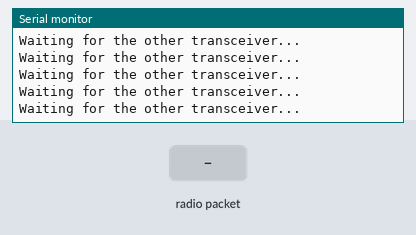
Simulated run of this sketch. Board: Arduino Uno, built with avr-gcc and run on an emulated ATmega328P. Parts: the last lines printed to the serial monitor. The test bench sets the inputs (shaded band). No radio packets arrive unless stated.

Above: at 2.0 s.
2.1 s: radio packet "1" arrives
At 2.81 s:
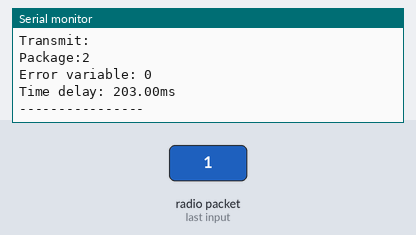
4.1 s: radio packet "0" arrives
At 4.43 s:
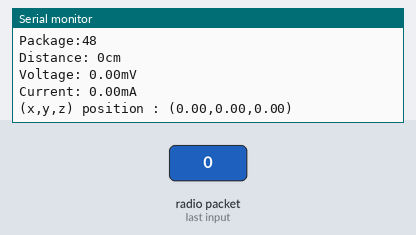
5.7 s: radio packet "2" arrives
7.2 s: radio packet "1" arrives
Timing chart, 0 to 10.2 s (numbered marks = the images above; inputs shaded):
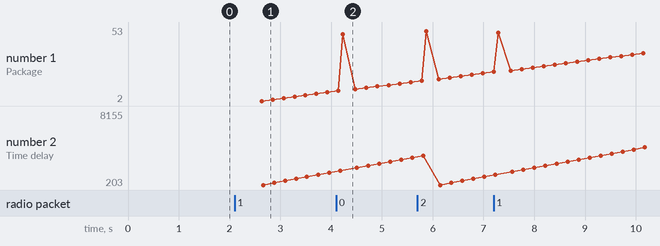

Measured:
- after the input at 2.1 s, the serial monitor: prints a new line after 0.52 s (image 1)
- after the input at 4.1 s, the serial monitor: prints a new line after 0.12 s (image 2)
- plotted number 2: 1499 → 3138 after the input at 4.1 s, 3138 → 1069 after the input at 5.7 s

The sketch:

Integrated_WirelessSensor_receiver_20220707.ino
```cpp
#include <SPI.h>
#include "RF24.h"

RF24 myRadio (7, 8);
byte addresses[][6] = {"0"};
int lossCount;
int id_old = 0;
float timeVar = 0;
float delayMax = 20000;
int errorVar = 0;
int resetVar = 0;
int startVar = 0;

struct package {
  int id = 1;
  int distance;
  float x;
  float y;
  float z;
  float current;
  float voltage;
};


typedef struct package Package;
Package dataReceive;
Package dataTransmit;

void setup() {
  Serial.begin(9600);
  delay(1000);

  myRadio.begin();
  myRadio.setChannel(115);
  myRadio.setPALevel(RF24_PA_MIN);
  myRadio.setDataRate( RF24_250KBPS );

  myRadio.openReadingPipe(1, addresses[0]);
  myRadio.startListening();

  while (startVar == 0) {
  Serial.println("Waiting for the other transceiver...");
  if ( myRadio.available()) {
    while (myRadio.available()){
      myRadio.read( &dataReceive, sizeof(dataReceive) );
    startVar = 1;
    }
  }
    delay(200);
  myRadio.stopListening();
  myRadio.openWritingPipe(addresses[0]);
  myRadio.write(&dataTransmit, sizeof(dataTransmit));
  myRadio.openReadingPipe(1, addresses[0]);
  myRadio.startListening();
  }

}


void loop() {
  if ( myRadio.available()) {
    while (myRadio.available()){
      myRadio.read( &dataReceive, sizeof(dataReceive) );
    }
    Serial.println("Recieve: ");
    Serial.print("Package:");
    Serial.print(dataReceive.id);
    Serial.print("\n");
    Serial.print("Distance: ");
    Serial.print(dataReceive.distance);
    Serial.println("cm");
    Serial.print("\n");
    Serial.print("Voltage: ");
    Serial.print(dataReceive.voltage);
    Serial.println("mV");
    Serial.print("\n");
    Serial.print("Current: ");
    Serial.print(dataReceive.current);
    Serial.println("mA");
    Serial.print("\n");
    Serial.print("(x,y,z) position : (");
    Serial.print(dataReceive.x);
    Serial.print(",");
    Serial.print(dataReceive.y);
    Serial.print(",");
    Serial.print(dataReceive.z);
    Serial.println(")");
  }
  if (id_old < dataReceive.id) {
    timeVar = millis();
    resetVar = resetVar+1;
    }
  if (resetVar == 1){
    errorVar = 0;
    }

  if(millis() - timeVar>delayMax){
    errorVar = 1;
    }

  if (errorVar == 0) {
  delay(200);
  myRadio.stopListening();
  dataTransmit.id = dataTransmit.id + 1;
  Serial.println("Transmit: ");
  Serial.print("Package:");
  Serial.print(dataTransmit.id);
  Serial.print("\n");
  myRadio.openWritingPipe(addresses[0]);
  myRadio.write(&dataTransmit, sizeof(dataTransmit));
  myRadio.openReadingPipe(1, addresses[0]);
  myRadio.startListening();}
  else{
    Serial.println("Error: Too much loss of data");
    }
  Serial.print("Error variable: ");
  Serial.println(errorVar);
  Serial.print("Time delay: ");
  Serial.print(millis() - timeVar);
  Serial.println("ms");
  id_old = dataReceive.id;
 Serial.print("----------------");
  Serial.print("\n");
}
```
